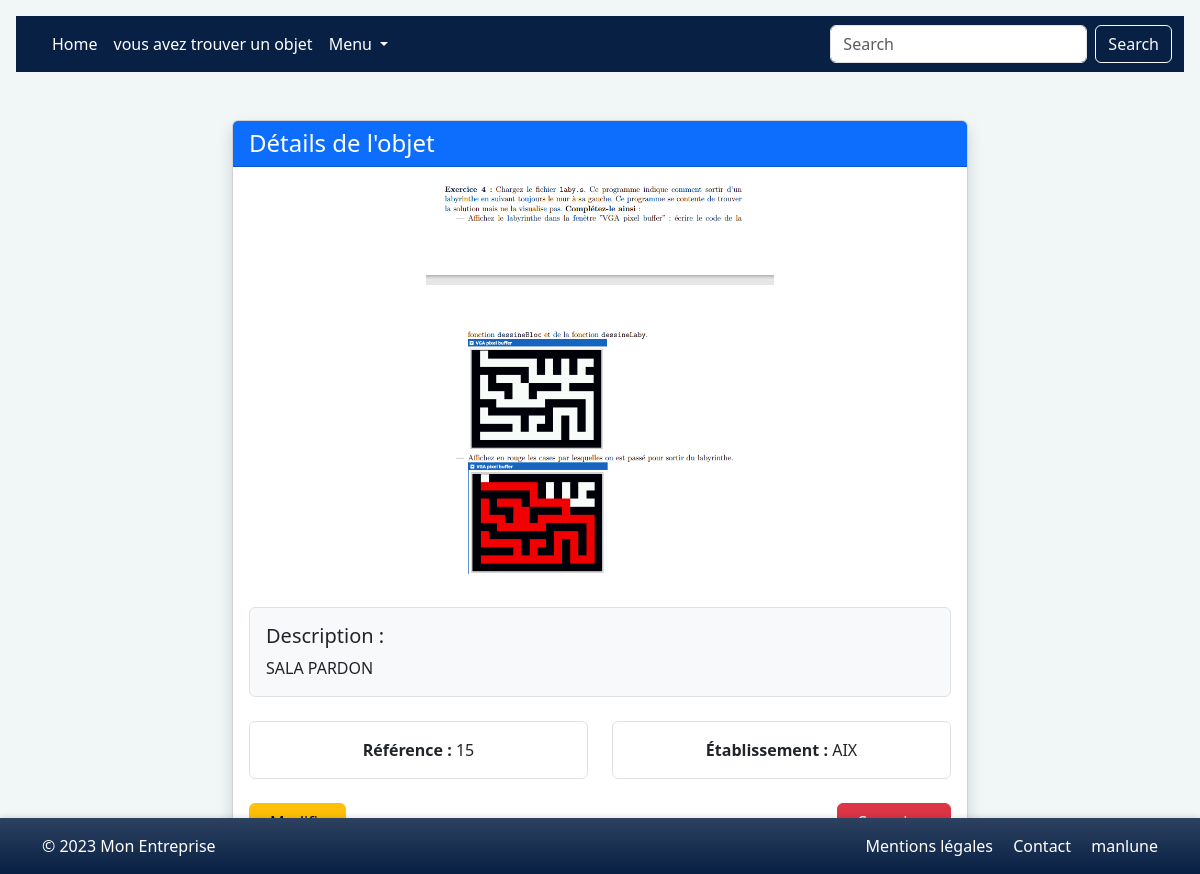
The page /Detail/15 (signed in) on the database its author committed.
### tables this page shows
CREATE TABLE objet (id INTEGER PRIMARY KEY AUTOINCREMENT,image TEXT,etid INTEGER,post TEXT,FOREIGN KEY (etid) REFERENCES etablissement(id));

CREATE TABLE etablissement(id INTEGER PRIMARY KEY AUTOINCREMENT,name TEXT,adress TEXT);

### server.py (the view)
@app.get('/Detail/<id>')
def detail(id): #donne les detaille d'un objet
   res=model.detail_objet(int(id))
   name = session['username']
   current_et=model.get_etablissement_name(res['etid'])
   if (model.admi_exist(name)):
      return render_template('detail.html',session=session,courant=current_et, objet=res, admi=True)
   else:
      return render_template('detail.html',session=session,courant=current_et, objet=res, admi=False)

### data_model.py (called while the page is built)
def db_fetch(query, args=(), all=False, db_name=DBFILENAME):
    try:
        with sqlite3.connect(db_name) as conn:
            conn.row_factory = sqlite3.Row
            cur = conn.execute(query, args)
            if all:
                rows = cur.fetchall()
                return [dict(row) for row in rows] if rows else []
            else:
                row = cur.fetchone()
                return dict(row) if row else None
    except sqlite3.Error as e:
        print(f"Erreur SQLite: {e}")
        return None if not all else []
    except Exception as e:
        print(f"Erreur inattendue: {e}")
        return None if not all else []

  def detail_objet(self,id):
    found=db_fetch('SELECT * FROM objet WHERE id=?',(id,))
    return found

  def admi_exist(self, userid):
    res = db_fetch('SELECT * FROM admis WHERE userid = ?', (userid,))
    return res is not None

  def get_etablissement_name(self, etid):
    etab = db_fetch("SELECT name FROM etablissement WHERE id = ?", (etid,))
    return etab['name'] if etab else "Inconnu"

### templates/detail.html (shortened to what this page needs)
{%include "header.html" %}
<div class="container mt-5">
    <div class="row justify-content-center">
        <div class="col-md-8">
            <div class="card shadow">
                <div class="card-header bg-primary text-white">
                    <h1 class="h4 mb-0">Détails de l'objet</h1>
                </div>
                <div class="card-body">
                    <div class="text-center mb-4">
                        {% if objet.image %}
                        <img src="{{ url_for('static', filename='uploads/' + objet.image) }}"
                             class="img-fluid rounded"
                             alt="Image de l'objet {{ objet.id }}"
                             style="max-height: 400px; object-fit: contain;">
                        {% else %}
                        <div class="bg-light p-5 text-center">
                            <i class="fas fa-image fa-5x text-muted"></i>
                            <p class="mt-2">Aucune image disponible</p>
                        </div>
                        {% endif %}
                    </div>
                    <div class="mb-4 p-3 border rounded bg-light">
                        <h2 class="h5">Description :</h2>
                        <p class="mb-0">{{ objet.post }}</p>
                    </div>
                    <div class="row mb-4">
                        <div class="col-md-6">
                            <div class="p-3 border rounded text-center">
                                <strong>Référence :</strong> {{ objet.id }}
                            </div>
                        </div>
                        <div class="col-md-6">
                            <div class="p-3 border rounded text-center">
                                <strong>Établissement :</strong> {{ courant }}
                            </div>
                        </div>
                    </div>
                    <div class="d-flex justify-content-between">
                        <a href="{{ url_for('modifier_obj', id=objet.id) }}"
                           class="btn btn-warning">
                        </a>
                        {% if admi %}
                        <a href="{{ url_for('remove_obj', id=objet.id) }}"
                           class="btn btn-danger"
                           onclick="return confirm('Êtes-vous sûr de vouloir supprimer cet objet?');">
                        </a>
                        {% endif %}
                    </div>
                </div>
            </div>
        </div>
    </div>
</div>
{%include "footer.html" %}

### static/form.css (style rules this page uses)
body { background-color: rgb(241, 246, 246); }

### rows shown on the page
objet: image (picture), post "SALA PARDON", id "15"
etablissement: name "AIX"
